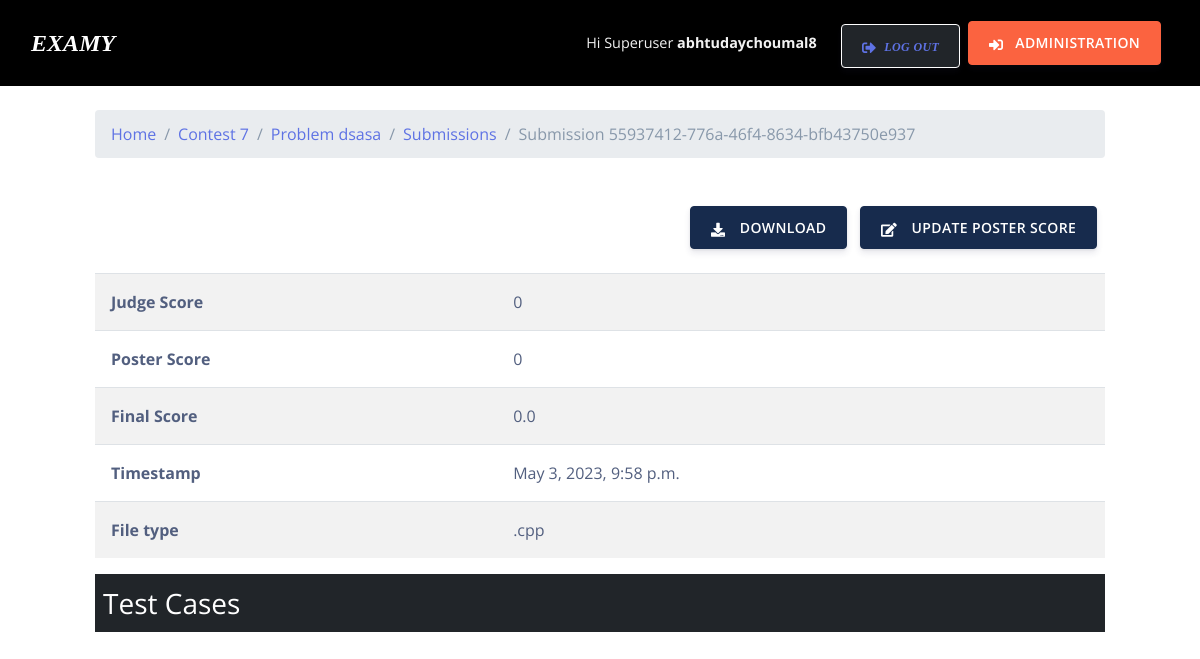
Page /judge/submission/55937412-776a-46f4-8634-bfb43750e937/ (signed in) on the committed database.
### judge/models.py (models this page shows, shortened)
class Problem(models.Model):
    code = models.CharField(max_length=10, primary_key=True, default='UNSET')
    """Problem code"""
    contest = models.ForeignKey(Contest, on_delete=models.CASCADE, null=True)
    """Foreign key to contest for the problem"""
    name = models.CharField(max_length=50, default='Name not set')
    """Problem name"""
    statement = models.TextField(default='The problem statement is empty.')
    """Problem statement"""
    input_format = models.TextField(default='No input format specified.')
    """Problem input format"""
    output_format = models.TextField(default='No output format specified.')
    """Problem output format"""
    difficulty = models.PositiveSmallIntegerField(default=0)
    """Problem difficulty"""
    time_limit = models.DurationField(default=timedelta(seconds=10))
    """Problem time limit"""
    memory_limit = models.PositiveIntegerField(default=200000)
    """Problem memory limit"""
    file_exts = models.CharField(max_length=100, default='.py,.cpp')
    """Accepted file extensions for submissions to problem"""
    starting_code = models.FileField(upload_to=starting_code_name, null=True)
    """Problem starting code"""
    max_score = models.PositiveSmallIntegerField(default=0)
    """Maximum score for a test case for the problem"""
    compilation_script = models.FileField(
        upload_to=partial(compilation_test_upload_location,
                          is_compilation=True),
        default='./default/compilation_script.sh')
    """Problem compilation script"""
    test_script = models.FileField(
        upload_to=partial(compilation_test_upload_location,
                          is_compilation=False),
        default='./default/test_script.sh')
    """Problem test script"""

class Contest(models.Model):
    name = models.CharField(
        max_length=50, default='Unnamed Contest', unique=True)
    """Contest name"""
    start_datetime = models.DateTimeField()
    """Start Date and Time for Contest"""
    soft_end_datetime = models.DateTimeField()
    """"Soft" End Date and Time for Contest"""
    hard_end_datetime = models.DateTimeField()
    """"Hard" End Date and Time for Contest"""
    penalty = models.FloatField(default=0.0)
    """Penalty for late-submission"""
    public = models.BooleanField(default=False)
    """Is the contest public?"""
    enable_linter_score = models.BooleanField(default=True)
    """Enable linter scoring"""
    enable_poster_score = models.BooleanField(default=True)
    """Enable poster scoring"""
    def __str__(self):
        return self.name

class Submission(models.Model):
    id = models.CharField(max_length=36, primary_key=True, default=uuid4)
    problem = models.ForeignKey(Problem, on_delete=models.CASCADE)
    """Foreign key to problem for which this is a submission"""
    participant = models.ForeignKey(Person, on_delete=models.CASCADE)
    """Foreign key to person who submitted the solution"""
    PERMISSIBLE_FILE_TYPES = (
        ('.none', 'NOT_SELECTED'),
        ('.c', 'C'),
        ('.cpp', 'C++'),
        ('.py', 'Python3.6'),
        ('.go', 'Go'),
        ('.hs', 'Haskell'),
    )
    file_type = models.CharField(
        max_length=5, choices=PERMISSIBLE_FILE_TYPES, default='.none')
    """File type of submission"""
    submission_file = models.FileField(upload_to=submission_upload_location)
    """Submission file"""
    timestamp = models.DateTimeField()
    """Timestamp of submission"""
    judge_score = models.PositiveSmallIntegerField(default=0)
    """Judge score"""
    poster_score = models.SmallIntegerField(default=0)
    """Poster score"""
    linter_score = models.FloatField(default=0.0)
    """Linter score"""
    final_score = models.FloatField(default=0.0)
    """Final score"""

### judge/views.py (the view)
def submission_detail(request, submission_id: str):
    user = _get_user(request)
    submission = get_object_or_404(Submission, pk=submission_id)
    perm = handler.get_personproblem_permission(
        None if user is None else user.email, submission.problem.pk)
    context = {'submission': submission, 'problem': submission.problem}
    if user is None:
        return handler404(request)
    if perm or user.email == submission.participant.pk:
        context['type'] = 'Poster' if perm else 'Participant'
        if perm and submission.problem.contest.enable_poster_score:
            if request.method == 'POST':
                form = AddPosterScoreForm(request.POST)
                if form.is_valid():
                    status, maybe_error = handler.update_poster_score(submission.pk,
                                                                      form.cleaned_data['score'])
                    if not status:
                        form.add_error(None, maybe_error)
            else:
                form = AddPosterScoreForm(initial={'score': submission.poster_score})
            context['form'] = form
        status, info_or_error = handler.get_submission_status(submission_id)
        if status:
            context['test_results'] = info_or_error[0]
            context['judge_score'] = info_or_error[1][0]
            context['poster_score'] = info_or_error[1][1]
            context['linter_score'] = info_or_error[1][2]
            context['final_score'] = info_or_error[1][3]
            context['timestamp'] = info_or_error[1][4]
            context['file_type'] = info_or_error[1][5]
        else:
            return handler404(request)
        return render(request, 'judge/submission_detail.html', context)
    else:
        return handler404(request)

### judge/handler.py (called while the page is built)
def get_personproblem_permission(person_id: Optional[str], problem_id: str) -> Optional[bool]:
    problem = models.Problem.objects.filter(code=problem_id)
    if not problem.exists():
        return False
    problem = problem[0]
    if problem.contest is None:
        return False
    return get_personcontest_permission(person_id, problem.contest.pk)

### judge/views.py (called while the page is built)
def _get_user(request) -> User:
    if request.user.is_authenticated:
        if request.user.email == '':
            if request.user.is_superuser:
                request.user.email = request.user.username + '@autojudge.superuser'
            else:
                return None
        return request.user
    else:
        return None

### judge/templates/judge/submission_detail.html (shortened to what this page needs)
{% extends 'judge/base.html' %}
{% block breadcrumb %}
<li class="breadcrumb-item"><a href="{% url 'judge:contest_detail' problem.contest.pk %}">Contest
        {{ problem.contest.pk }}</a></li>
<li class="breadcrumb-item"><a href="{% url 'judge:problem_detail' problem.pk %}">Problem {{ problem.code }}</a></li>
<li class="breadcrumb-item"><a href="{% url 'judge:problem_submissions' problem.pk %}">Submissions</a></li>
<li class="breadcrumb-item active" aria-current="page">Submission {{ submission.pk }}</li>
{% endblock %}
{% block content %}
<div class="row">
    <div class="col-12 my-4">
        <div class="float-right">
            <a href="{% url 'judge:submission_download' submission.pk %}" class="btn btn-icon btn-default">
                <span class="btn-inner--icon"><i class="fas fa-download"></i></span>
                <span class="btn-inner--text">Download</span>
            </a>
            {% if type == 'Poster' and problem.contest.enable_poster_score %}
            <button type="button" class="btn btn-icon btn-default" data-toggle="modal"
                data-target="#modal-update-score">
                <span class="btn-inner--icon"><i class="fas fa-edit"></i></span>
                <span class="btn-inner--text">Update poster score</span>
            </button>
            {% endif %}
        </div>
    </div>
    <div class="col-12">
        <table class="table table-striped">
            <tbody>
                <tr>
                    <th>Judge Score</th>
                    <td>{{ judge_score }}</td>
                </tr>
                {% if problem.contest.enable_poster_score %}
                <tr>
                    <th>Poster Score</th>
                    <td>{{ poster_score }}</td>
                </tr>
                {% endif %}
                <tr>
                    <th>Final Score</th>
                    <td>{{ final_score }}</td>
                </tr>
                <tr>
                    <th>Timestamp</th>
                    <td>{{ timestamp }}</td>
                </tr>
                <tr>
                    <th>File type</th>
                    <td>{{ file_type }}</td>
                </tr>
            </tbody>
        </table>
    </div>
    <div class="col-12">
        <div class="bg-dark p-2">
            <h3 class="text-white m-0">Test Cases</h3>
        </div>
    </div>
</div>
{% endblock %}

### judge/templates/judge/base.html (shortened to what this page needs)
{% load static %}
<!doctype html>
<html lang="en">
<head>
    <link href="/static/assets/vendor/nucleo/css/nucleo.css" rel="stylesheet">
    <link rel="stylesheet" href="https://use.fontawesome.com/releases/v5.8.1/css/all.css"
>
    <link type="text/css" href="/static/assets/css/argon.min.css" rel="stylesheet">
</head>
<body>
    {% url 'judge:index' as homepage %}
    <nav class="navbar navbar-expand-lg navbar-dark bg-darker">
        <div class="container-fluid">
            <a style="font-size:2vw; font-style:italic; font-family: 'Times New Roman', serif;" class="navbar-brand" href="{{ homepage }}">Examy</a>
            <div class="collapse navbar-collapse" id="navbar-default">
                <ul class="navbar-nav">
                    {% if user.is_authenticated %}
                        {% if user.is_superuser %}
                            <li class="nav-item">
                                <a class="nav-link" href="#" data-toggle="tooltip" data-placement="bottom"
                                    title="{{ user.email }}">Hi Superuser <b>{{ user.get_username }}</b></a>
                            </li>
                        {% else %}
                            <li class="nav-item mt-0">
                                <a style="font-size:1.5vw; font-style:italic; font-family: 'Times New Roman', serif;" class="nav-link" href="#" data-toggle="tooltip" data-placement="bottom"
                                    title="{{ user.email }}">Hi <b>{{ user.get_full_name }}</b></a>
                            </li>
                        {% endif %}
                        <li class="nav-item mt-2">
                            <a class="btn btn-neutral bg-dark btn-icon" href="{% url 'judge:logout' %}"><span
                                    class="btn-inner--icon">
                                    <i class="fas fa-sign-out-alt mr-1 mb-1"></i>
                                </span>
                                <span style="font-size:1vw; font-style:italic; font-family: 'Times New Roman', serif;" class="nav-link-inner--text mt-auto">Log out</span></a>
                        </li>
                    {% endif %}
                    {% if user.is_staff %}
                    <li class="nav-item" style="align-self: center;">
                        <a class="btn btn-warning btn-icon" href="/admin/" target="_blank"><span
                                class="btn-inner--icon">
                                <i class="fas fa-sign-in-alt mr-2 mb-1"></i>
                            </span>
                            <span class="nav-link-inner--text">Administration</span></a>
                    </li>
                    {% endif %}
                </ul>
            </div>
        </div>
    </nav>
    <div class="container">
        {% if request.path != homepage %}
        <nav aria-label="breadcrumb" class="my-4">
            <ol class="breadcrumb">
                <li class="breadcrumb-item"><a href="{{ homepage }}">Home</a></li>
                {% block breadcrumb %}
                {% endblock %}
            </ol>
        </nav>
        {% endif %}
        <div class="row my-4">
            <div class="col-12">
                {% block content %}
                {% endblock %}
            </div>
        </div>
    </div>
</body>
</html>

### rows in the picture
Problem: contest.pk "7", code "dsasa"
Submission: pk "55937412-776a-46f4-8634-bfb43750e937", final_score "0.0", timestamp "May 3, 2023, 9:58 p.m.", file_type ".cpp"

### other values in the picture
{{ user.get_username }} "abhtudaychoumal8"
{{ judge_score }} "0"
{{ poster_score }} "0"
